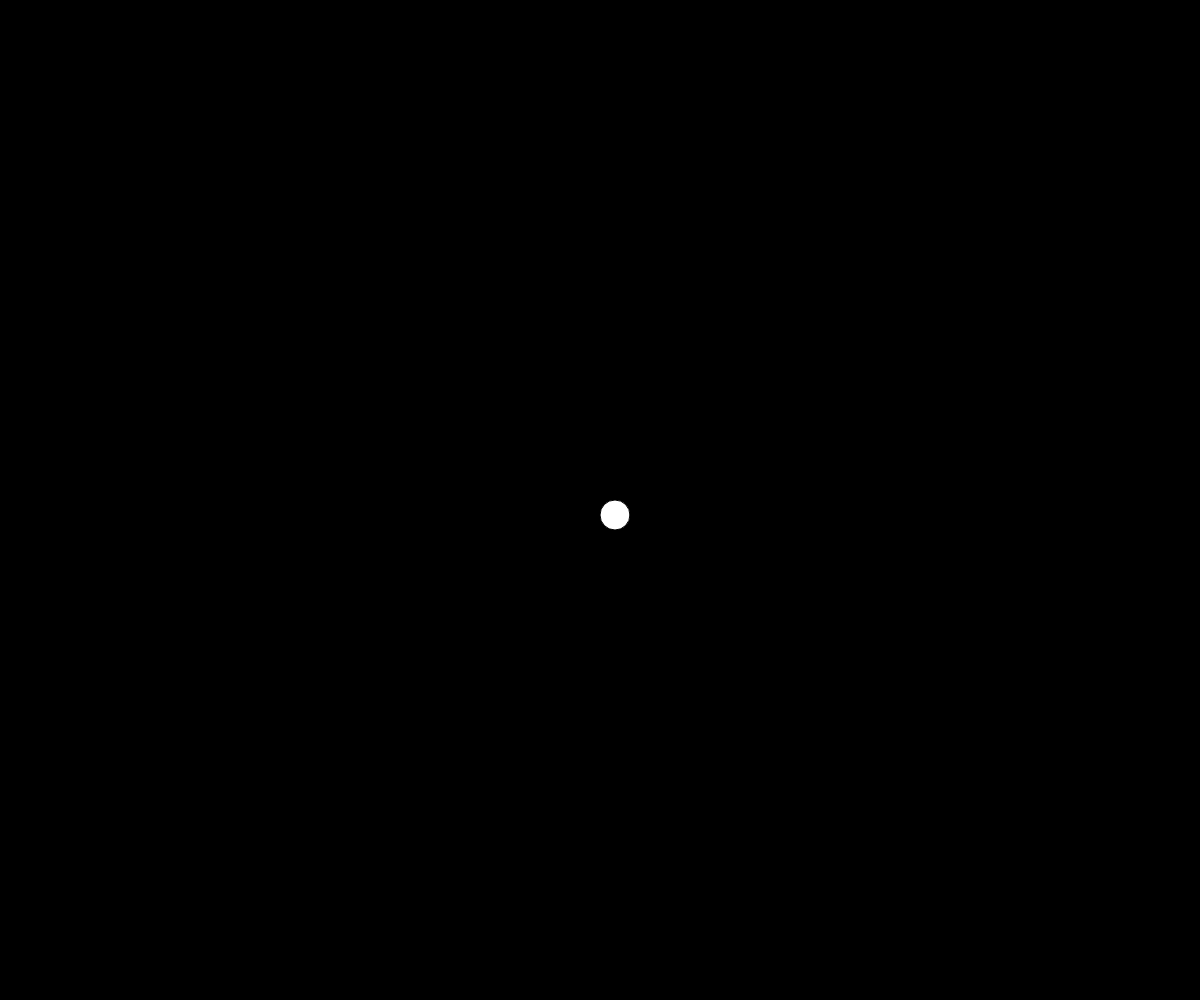
Frame 1 (no input)
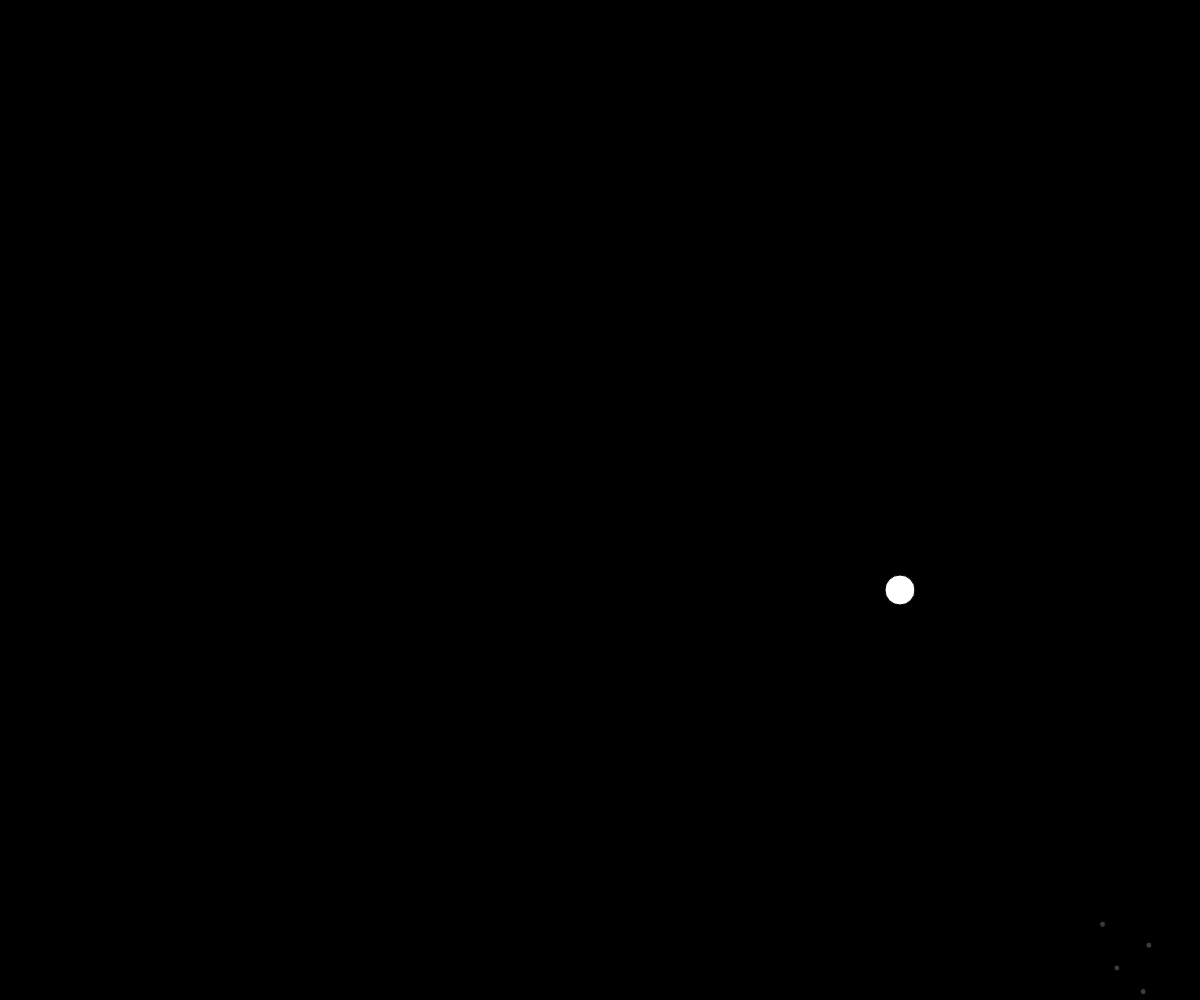
Frame 60 (no input)
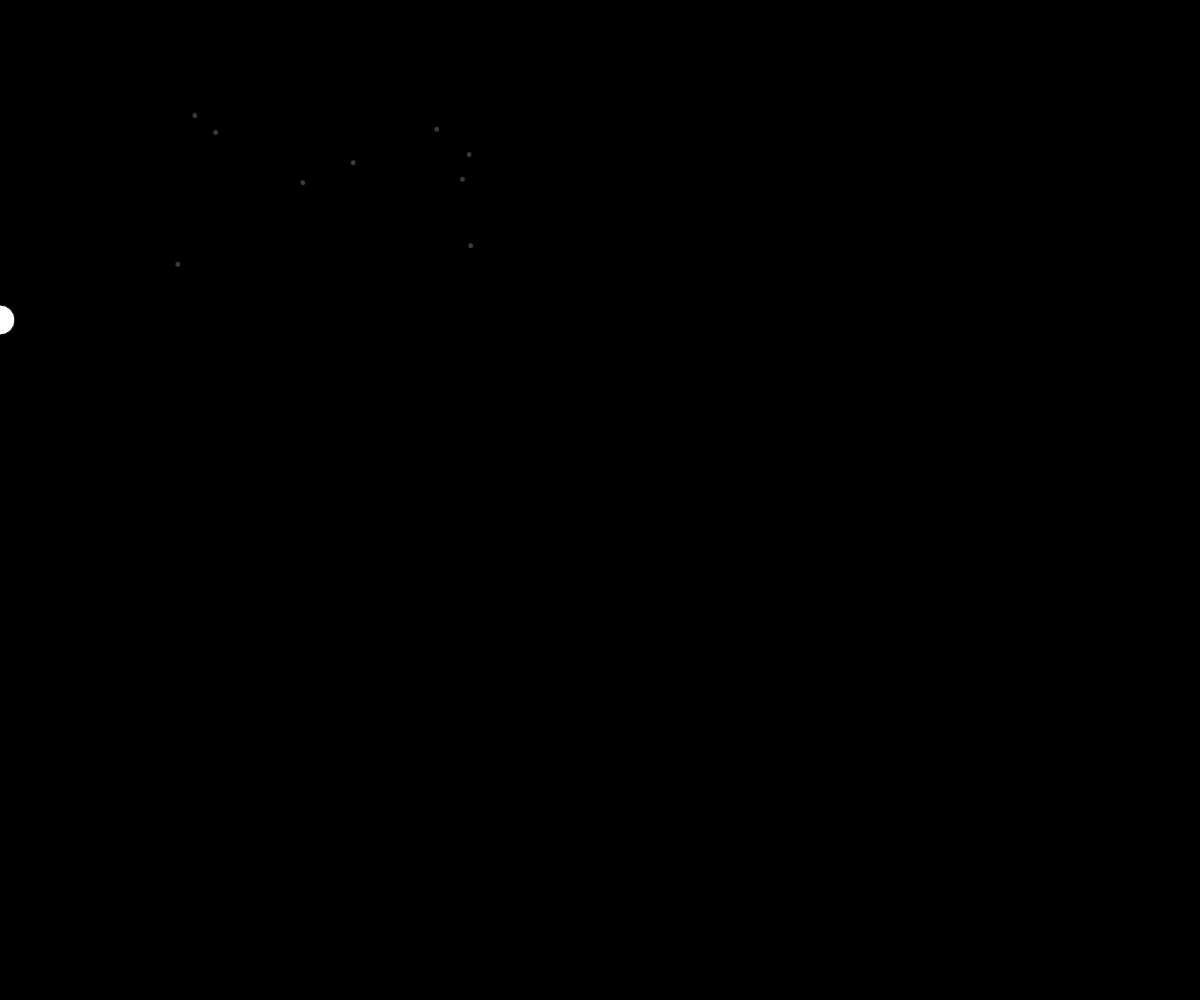
Frame 120 (the mouse pressed at the canvas centre since frame 60)

The p5.js sketch that drew these frames (run headless with seeded random() and noise() and a simulated clock; from frame 60 on, the mouse is pressed at the canvas centre):

// p5.js sketch
// ── sketch.js
var puck;
var ps = []; //particle system

function setup() {
	createCanvas(windowWidth, windowHeight);
	background(0);
	puck = new Puck();
}

function draw() {
	background(0);
	puck.tick();
	for(let i = 0; i < ps.length; i++){
		ps[i].draw();
		ps[i].tick();
		if(ps[i].life <= 0)
			ps.splice(i, 1);
	}
	puck.draw();
}

function Puck() {
	this.x = width/2;
	this.y = height/2;
	this.r = height*0.015;
	this.xv = this.r; //pixels per frame
	this.yv = this.r;

	this.draw = function() {
		ellipseMode(CENTER);
		fill(255);
		ellipse(this.x, this.y, this.r*2, this.r*2);
	}

	this.tick = function() {
		this.x += this.xv;
		this.y += this.yv;
		if(this.x < this.r || this.x > width - this.r){
			let counter = random(3,15);
			for(let i = 0; i < counter; i++){
				let xv = 0.5*random(0, -this.xv);
				let yv = 0.5*random(-this.yv, this.yv);
				ps.push(new Particle(this.x, this.y, xv, yv));
			}
			this.xv *= -1;
		}
		if(this.y < this.r || this.y > height - this.r){
			let counter = random(7,15);
			for(let i = 0; i < counter; i++){
				let xv = 0.5*random(-this.xv, this.xv);
				let yv = 0.5*random(0, -this.yv);
				ps.push(new Particle(this.x, this.y, xv, yv));
			}
			this.yv *= -1;
		}
	}
}

function Particle(x,y,xv,yv) {
	this.x = x;
	this.xv = xv;
	this.y = y;
	this.yv = yv;
	this.gravity = 0.5;
	this.r = 3;
	this.life = 50;


	this.tick = function() {
		this.life--;
		this.x += this.xv;
		this.y += this.yv;
		this.yv += this.gravity;
	}

	this.draw = function(){
		ellipseMode(CENTER);
		fill(255,255,255, this.life*2);
		ellipse(this.x, this.y, this.r*2, this.r*2);
	}
}

function windowResized() {
	resizeCanvas(windowWidth, windowHeight);
}
